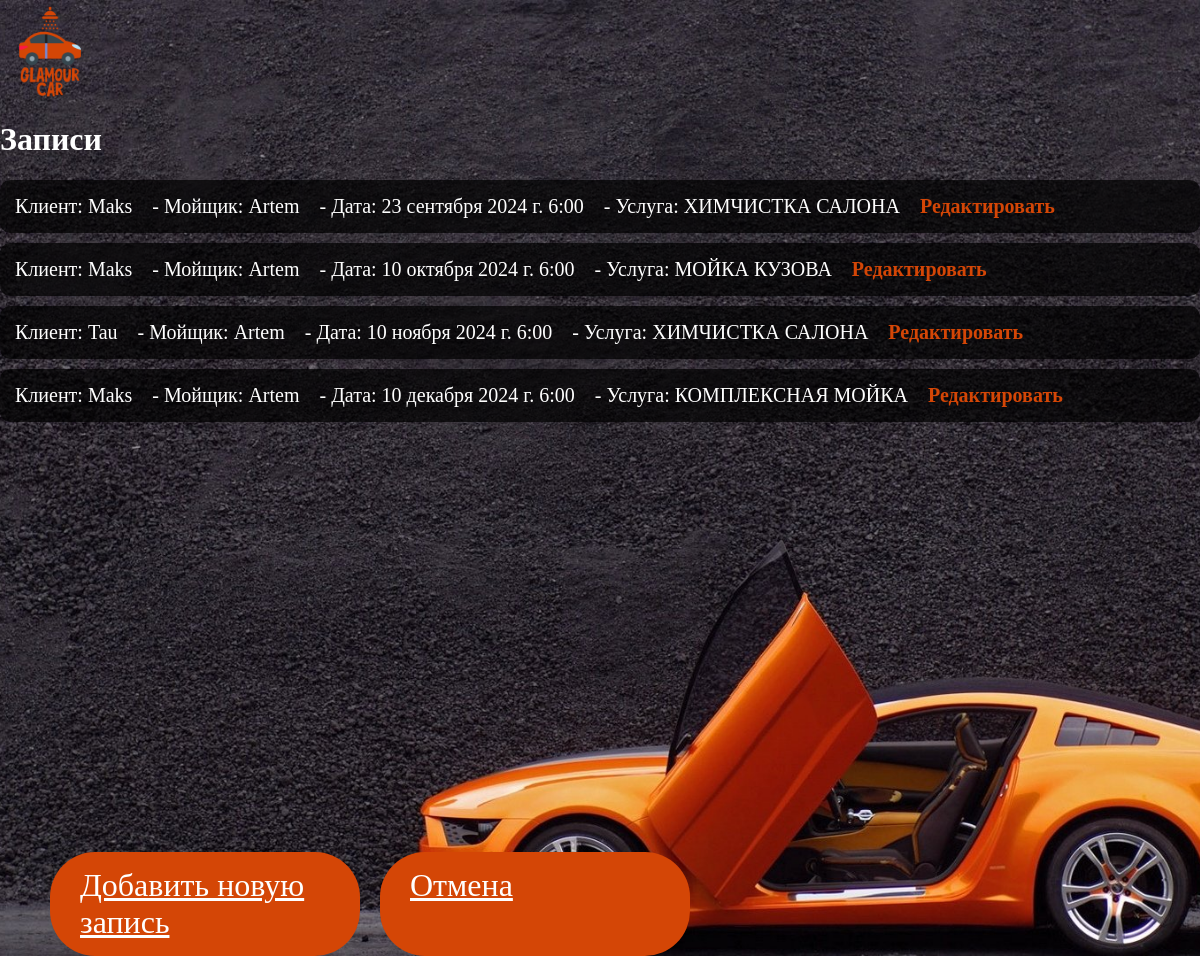
Page /zapisi/ on the committed database.
### main/models.py (models this page shows, shortened)
class Zapisi(models.Model):
    SERVICE_CHOICES = [
        ('МОЙКА КУЗОВА', 'Мойка кузова'),
        ('ПОЛИРОВКА', 'Полировка'),
        ('ХИМЧИСТКА САЛОНА', 'Химчистка салона'),
        ('НАНЕСЕНИЕ ВОСКА', 'Нанесение воска'),
        ('УДАЛЕНИЕ РЕАГЕНТА', 'Удаление реагента'),
        ('КОМПЛЕКСНАЯ МОЙКА', 'Комплексная мойка'),
        ('ЧЕРНЕНИЕ РЕЗИНЫ', 'Чернение резины'),
    ]
    client = models.ForeignKey(Client, on_delete=models.CASCADE)
    moihik = models.ForeignKey(Moihik, on_delete=models.CASCADE)
    date = models.DateTimeField()
    service_type = models.CharField(max_length=50, choices=SERVICE_CHOICES)  # Добавляем выбор услуги

class Client(models.Model):
    name = models.CharField(max_length=100)
    email = models.EmailField()
    phone = models.CharField(max_length=20)

class Moihik(models.Model):
    name = models.CharField(max_length=100)
    email = models.EmailField()
    phone = models.CharField(max_length=20)

### main/views.py (the view)
# urls.py: path('zapisi/', views.zapisi, name='zapisi'),
def zapisi(request):
    zapisi = Zapisi.objects.all()
    return render(request, 'main/zapisi.html', {'zapisi': zapisi})

### main/templates/main/zapisi.html (shortened to what this page needs)
{% load static %}
<!DOCTYPE html>
<html lang="ru">
<head>
    <link rel="stylesheet" href="{% static 'main/css/zapisi.css' %}">
</head>
<body style="background-image: url('{% static 'main/img/background1.jpeg' %}');">
    <header>
        <div class="header">
            <img src="{% static 'main/img/logo.png' %}" alt="Логотип" class="logo">
        </div>
    </header>
    <h1 class="zapisi-title">Записи</h1>
    <ul class="zapisi-list">
        {% for zapis in zapisi %}
            <li>
                <span>Клиент: {{ zapis.client.name }}</span> -
                <span>Мойщик: {{ zapis.moihik.name }}</span> -
                <span>Дата: {{ zapis.date }}</span> -
                <span>Услуга: {{ zapis.service_type }}</span>
                <a href="{% url 'zapisi_change' zapis.id %}" class="edit-button">Редактировать</a>
            </li>
        {% empty %}
            <li>Записей нет.</li>
        {% endfor %}
    </ul>
    <div class="button-container">
        <a href="{% url 'zapisi_change' 0 %}" class="change-button">Добавить новую запись</a>
        <a href="/" class="back-button">Отмена</a>
    </div>
</body>
</html>

### main/static/main/css/zapisi.css (style rules this page uses)
body { background-size: cover; background-repeat: no-repeat; background-position: center bottom; background-attachment: fixed; color: white; margin: 0; }
.header { position: relative; width: 100%; height: 100px; }
.logo { position: absolute; top: 0; left: 0; width: 100px; height: auto; }
.button-container { display: flex; justify-content: flex-start; margin-left: 50px; margin-top: 430px; }
.change-button, .back-button { display: block; margin-right: 20px; padding: 15px 30px; background-color: #D44606; border: none; border-radius: 45px; color: white; font-size: 32px; font-family: 'Roboto Slab'; font-weight: 400; cursor: pointer; width: 250px; transition: background-color 0.3s ease; }
ul.zapisi-list { list-style: none; padding: 0; margin-top: 20px; }
ul.zapisi-list li { padding: 15px; margin-bottom: 10px; background-color: rgba(0, 0, 0, 0.7); border-radius: 10px; font-size: 20px; font-family: 'Roboto Slab'; }
ul.zapisi-list li span { display: inline-block; margin-right: 15px; }
ul.zapisi-list li a.edit-button { color: #D44606; text-decoration: none; font-weight: bold; }

### rows in the picture
Zapisi: client.name "Maks", moihik.name "Artem", date "23 сентября 2024 г. 6:00", service_type "ХИМЧИСТКА САЛОНА"
Zapisi: client.name "Maks", moihik.name "Artem", date "10 октября 2024 г. 6:00", service_type "МОЙКА КУЗОВА"
Zapisi: client.name "Tau", moihik.name "Artem", date "10 ноября 2024 г. 6:00", service_type "ХИМЧИСТКА САЛОНА"
Zapisi: client.name "Maks", moihik.name "Artem", date "10 декабря 2024 г. 6:00", service_type "КОМПЛЕКСНАЯ МОЙКА"
